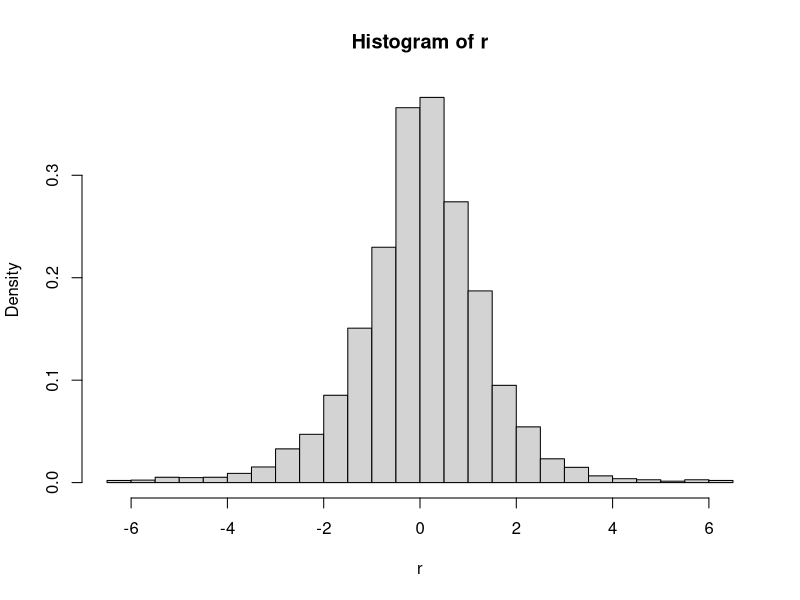
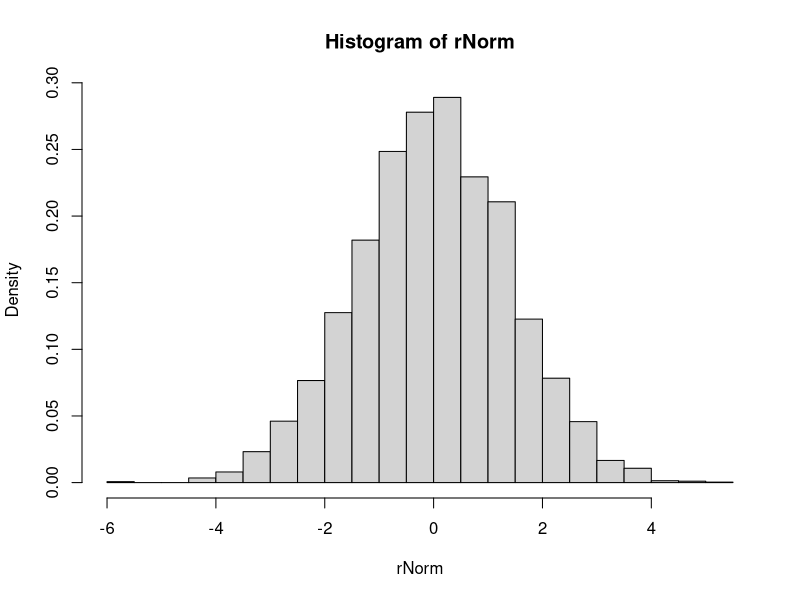
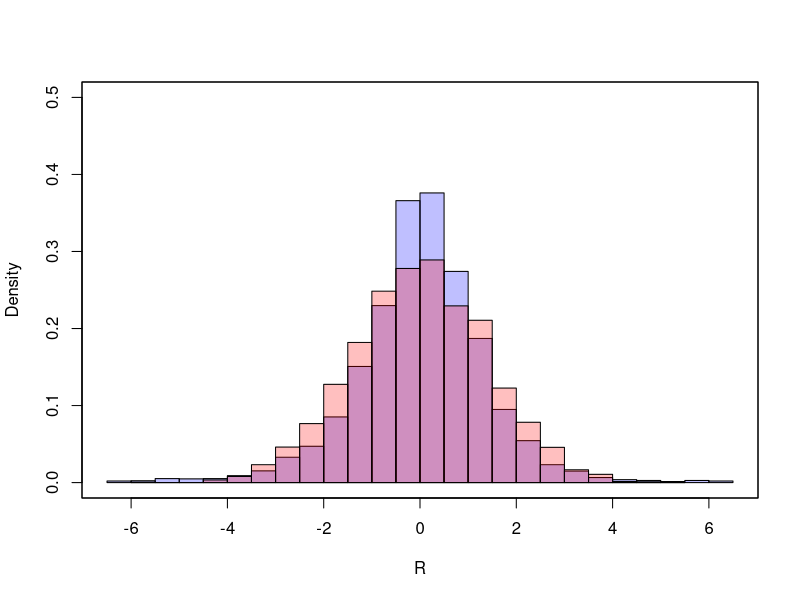

Write R code to recreate these figures, in order.
##### CAM117 yafei.xu@hu-berlin.de


# read data dax140624.csv from https://raw.githubusercontent.com/YafeiXu/CAMquantlet/master/dax140624.csv
# replace the path of the working directory if necessary
setwd("C:/R")
d=read.csv("dax140624.csv")
#d=read.csv("C:/Users/up2mike/Documents/GitHub/CAMquantlet/dax140624.csv") # 此处需要替换
DateInput=as.Date(d[,1])
numOfDate=as.numeric(as.Date(c(DateInput)))
newDF=data.frame(d,numOfDate)
sortNewDF=newDF[order(newDF[,3]),]
newDF2=data.frame(sortNewDF,seq(1,length(newDF[,3]),length.out=length(newDF[,3])))
Pt=newDF[,2]
P1=Pt[-length(Pt)]
P2=Pt[-1]
DAXreturn=log(P1/P2)
DAXreturn=data.frame(DAXreturn,length(DAXreturn):1)
DAXreturn=DAXreturn[order(DAXreturn[,2]),]
DAXreturn=DAXreturn[,1]*100
r=DAXreturn[-which(DAXreturn>=6.5|DAXreturn<=-6.5)]

# sample of Gaussian mu=0.0002113130, sigmaSquare=0.0002001865
rNorm=100*rnorm(length(r),mean =0.0002113130, sd = sqrt(0.0002001865))

# do plot
hist1=hist(r, prob=TRUE, 12,freq=F,breaks = 24) 
hist2=hist(rNorm, prob=TRUE, 12,freq=F,breaks = 24) 
plot(seq(-6.5,6.5,length.out=10), seq(0,.5,length.out=10), ylab="Density", xlab="R", col="White")
plot( hist1, col=rgb(0,0,1,1/4), xlim=c(-6,6),freq=F, add=T)  
plot( hist2, col=rgb(1,0,0,1/4), xlim=c(-6,6), add=T,freq=F)  
box()




